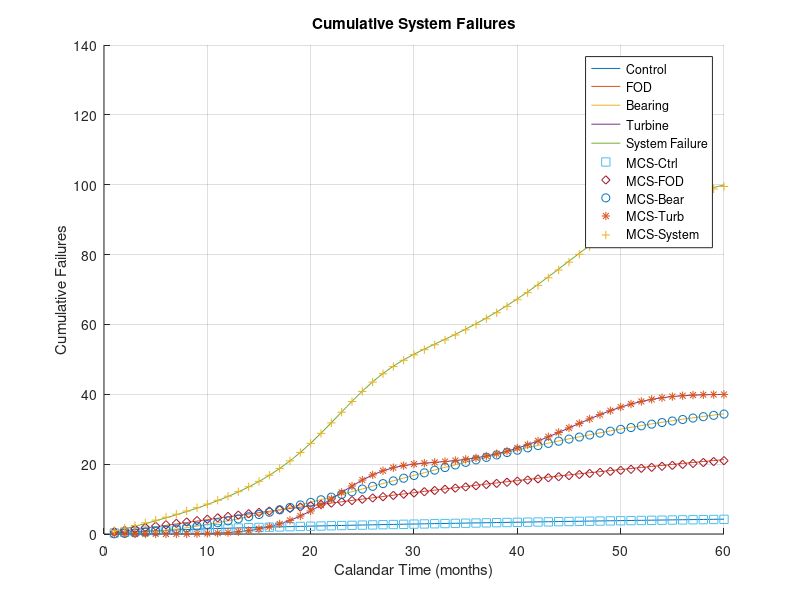
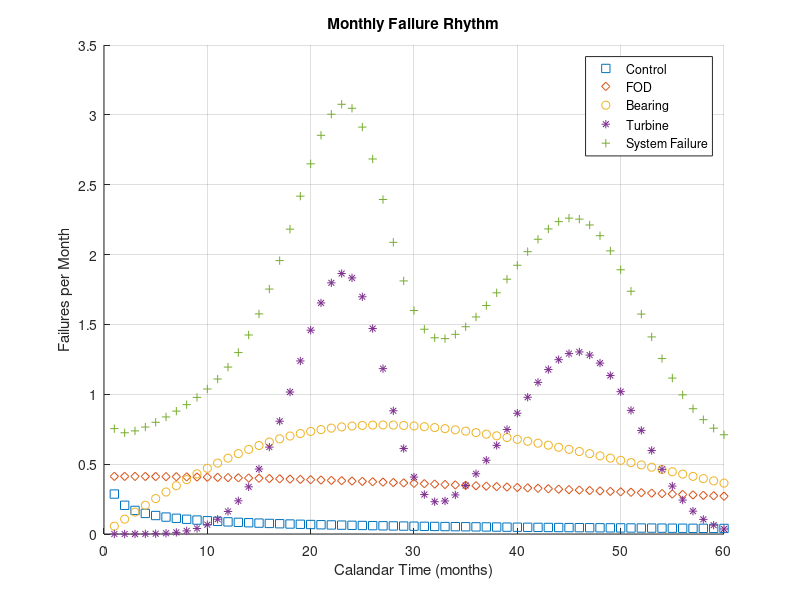

Reproduce these figures in MATLAB, in order.
% Variables Info.(alphabetical order) -------------------------------------
% Beta: Weibull shape parameter
% DeltaFcount: Failure counts during each month
% DeltaNew: Number of renewed items(= FiCount)
% DeltaPOF: Probability of failure for each month
% Eta: Weibull location parameter
% FF: Failure forecast function
% FfCount: Total failure numbers(initial + renewed)
% FFtime: Operation time for whole months
% FFtimeUnit: Operation time after certain month
% FiCount: Failure numbers of initial items
% FidxPerMonth: Logical indices of failed unit for MCS
% idxnp: Logical indices for resampling of non-physical samples for MCS
% MCSdeltaNEW: Number of renewed items
% MCSFfCount: Total failure numbers(initial + renewed)
% MCSFnCount: Number of failured items among renewed items
% MCSiLife: Life distribution of initial items
% MCSnLife: Life distribution of renewed items
% MCSSfCount: System failure counts
% Month: Months to forecast(constant)
% POFi: Failure probability of initial items
% POFn: Failure probability of renewed items
% Samples: Monte Carlo simulation sample number(constant)
% SfCount: System total failure numbers
% Tsn: Time since new for each items(same as population number)
% TTF: Weibully distributed life generation function
% Usage: Operation time per month

% Execute -----------------------------------------------------------------
clear all; close all; clc;

% Generate Items
TempA = ones(10,1) * 10;
TempB = ones(10,1) * 20;
Tsn = cat(1,TempA,TempB);
clear TempA TempB;

% Input variables
Usage = 25;                             % operation time per month
Month = 60;                             % months to forecast
Samples = 1e5;                          % sample number for MCS

% Constants & Outputs from input variables
Beta = [0.5 1 2 6];
Eta = [30000 1200 700 600];
FFtime = (1:Month) * Usage;             % Failure Forecasting time

% Failure forcast function
FF = @(t0, t1, s) (wblcdf(t1, Eta(s), Beta(s)) - ...
    wblcdf(t0, Eta(s), Beta(s)))./ ...
    (1 - wblcdf(t0, Eta(s), Beta(s)));
% s: failure mode

% Weibully distributed life generation function
TTF = @(FM, SN) wblrnd(Eta(FM), Beta(FM), [SN, 1]);
% FM: failure mode, SN: sample number

% Failure forecast with renewal -------------------------------------------

% Initialize variables regarding failure items
FiCount = zeros(numel(FFtime), 1);          % failures from initial items
DeltaNew = zeros(numel(FFtime), 1);         % renewed items(= FiCount)
DeltaFcount = zeros(numel(FFtime), 1);      % failures from DeltaNew

% Failure forecast based on failure forecast function ---------------------
for j = 1:numel(Beta)                       % j means no. of failure modes
    
    for i = 1:Month
        % Number of failure for initial unit(month)
        FiCount(i,j) = sum(FF(Tsn, Tsn + FFtime(i), j));
        
        % Number of failure for renewed unit
        if i == 1
            % Number of new units introduced
            DeltaNew(i,j) = FiCount(i,j);
            
        else
            % Number of new units introduced
            DeltaNew(i,j) = FiCount(i,j) - FiCount(i-1,j);
            
            % Increase in probability of failure for current step
            DeltaPOF = FF(0, flip(FFtime(1:i-1)), j);
        
            % Increase in number of failure for current step.
            DeltaFcount(i,j) = sum(DeltaPOF(:).*DeltaNew(1:i-1,j));
        end
    end
end

% Get failure counts (initial + renewed)
FfCount = FiCount + DeltaFcount;

% Get system failure counts
SfCount = sum(FfCount,2);

% Failure forecast with MCS -----------------------------------------------

POFi = zeros(numel(Beta),numel(Tsn), numel(FFtime));  % POF of initial items
MCSdeltaNEW = zeros(numel(Beta),numel(Tsn), numel(FFtime)); 

for k = 1:numel(Beta)                           % k: no. of failure modes
    
    % Initialize variables for POF and no. of renewd item    
    
    for j = 1:numel(Tsn)                        % j; no. of items
        % Generate Weibull initial life distribution for each failure mode
        MCSiLife(:,k) = TTF(k, Samples);
        
        % Resample for non-physical samples(less than TSN)
        while sum(MCSiLife < Tsn(j)) ~= 0
            idxnp = MCSiLife < Tsn(j);
            MCSiLife(idxnp) = TTF(k, sum(idxnp));
        end
        
            for i = 1:Month
                % Failure forecast for initial items-----------------------
                % Forecast time after i month. Constant for comparison.
                FFtimeUnit = Tsn(j) + FFtime(i);
                
                % Indices for failed unit.
                FidxPerMonth = MCSiLife(:,k) < FFtimeUnit;
                
                % Get POF for initial unit.
                POFi(k,j,i) = sum(FidxPerMonth)/Samples;
                
                % Failure forecast for renewal items ----------------------
                if i == 1
                    % Set renewal item POF for first month as zero.
                    POFn(k,j,i) = 0;
                    
                    % Generate renewal life distribution.
                    MCSnLife(:,k) = TTF(k, Samples);
                    
                else 
                    % Calculate failure rate during one month(i-1 to i)
                    % No. of renewal items during one month
                    MCSdeltaNEW(k,j,i) = (POFi(k,j,i) - POFi(k,j,i-1));
                    
                    % Calculate POF during one month
                    FidxPerMonth = MCSnLife(:,k) < FFtime(i-1);
                    POFn(k,j,i) = (sum(FidxPerMonth)/Samples);
                    
                    % Failure no. of renewed items
                    MCSFnCount(k,j,i) = sum(flip(squeeze(POFn(k,j,1:i))) .* squeeze(MCSdeltaNEW(k,j,1:i)));
                    
                end
            end
    end
end

% Get failure counts (initial + renewed)
MCSFfCount = POFi + MCSFnCount;

% Get system failure counts
MCSSfCount = sum(MCSFfCount,2);

% Plot --------------------------------------------------------------------

% Monthly failure rhythm
figure(2); hold on;
plot([FfCount(1,1); FfCount(2:end,1) - FfCount(1:end-1,1)], 's');
plot([FfCount(1,2); FfCount(2:end,2) - FfCount(1:end-1,2)], 'd');
plot([FfCount(1,3); FfCount(2:end,3) - FfCount(1:end-1,3)], 'o');
plot([FfCount(1,4); FfCount(2:end,4) - FfCount(1:end-1,4)], '*');
plot([SfCount(1); SfCount(2:end) - SfCount(1:end-1)], '+');
grid on
title('Monthly Failure Rhythm');
xlabel('Calandar Time (months)'); ylabel('Failures per Month');
legend({'Control', 'FOD', 'Bearing', 'Turbine', 'System Failure'},'Location','best');

% Cumulative failures
figure(1); hold on;
plot(FfCount(:,1));
plot(FfCount(:,2));
plot(FfCount(:,3));
plot(FfCount(:,4));
plot(SfCount);

plot(permute(sum(squeeze(MCSFfCount(1,:,:)),1),[2 1]), 's');
plot(permute(sum(squeeze(MCSFfCount(2,:,:)),1),[2 1]), 'd');
plot(permute(sum(squeeze(MCSFfCount(3,:,:)),1),[2 1]), 'o');
plot(permute(sum(squeeze(MCSFfCount(4,:,:)),1),[2 1]), '*');
plot(sum(permute(squeeze(MCSSfCount), [2 1]),2), '+');
grid on

axis([0, 60, 0, 140]);
title('Cumulative System Failures');
xlabel('Calandar Time (months)'); ylabel('Cumulative Failures');
legend({'Control', 'FOD', 'Bearing', 'Turbine', 'System Failure', ...
    'MCS-Ctrl', 'MCS-FOD', 'MCS-Bear', 'MCS-Turb', 'MCS-System'},'Location','best');
